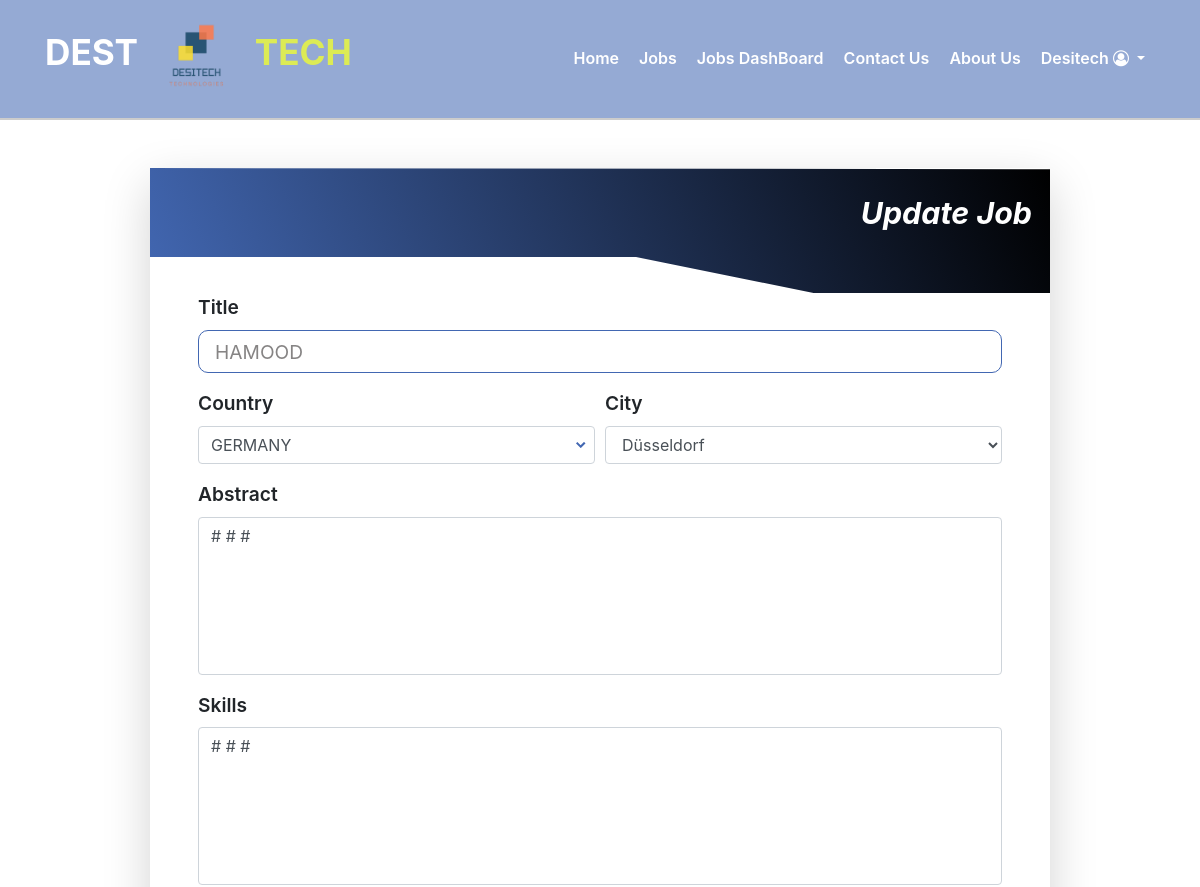
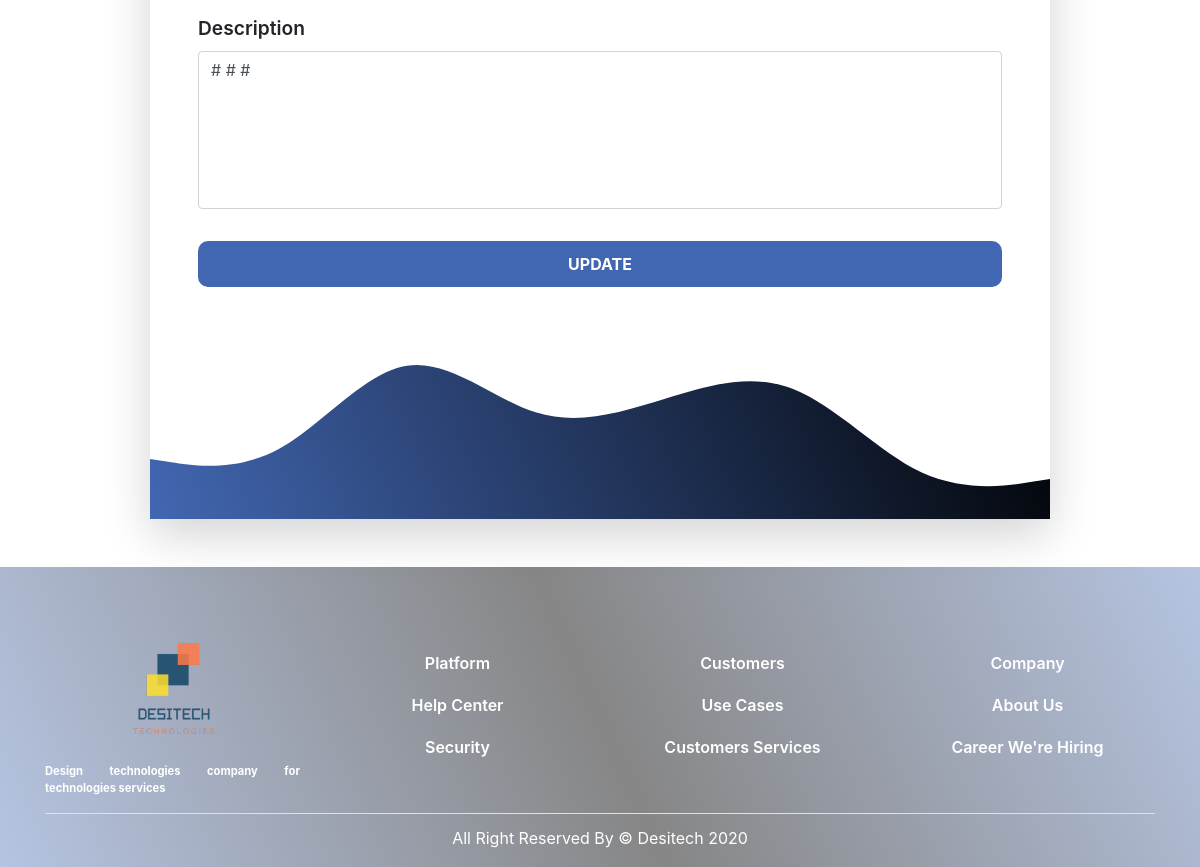
Screenshot of /jobs/42/update/ (signed in) with the database file from the repository (2 pictures, top to bottom).
### accounts/models/User.py (models this page shows, shortened)
class User (AbstractBaseUser , PermissionsMixin):
    email = models.EmailField(unique=True , null=False)
    is_staff = models.BooleanField(default=True)
    is_active = models.BooleanField(default=True)
    is_superuser = models.BooleanField(default=False)
    COMPANY = 1
    JOB_SEEKER = 2
    REQUIRED_FIELDS = ['user_type']
    USERNAME_FIELD = 'email'
    _TYPE = ((COMPANY , 'company') , (JOB_SEEKER , 'job_seeker') )
    user_type  = models.PositiveSmallIntegerField (choices=_TYPE  )
    @property
    def is_company (self):
        if self.user_type == 1:
            return True
        return False
    objects = UserManager ()

### accounts/models/CompanyProfile.py (models this page shows)
class Company_profile (models.Model):
    user = models.OneToOneField(settings.AUTH_USER_MODEL, on_delete=models.CASCADE , primary_key=True)
    Name =models.CharField(max_length=50 )
    country = models.ForeignKey(Country, on_delete=models.SET_NULL , null=True)
    city = models.ForeignKey(City, on_delete=models.SET_NULL , null=True)
    street = models.CharField(max_length=128 , null=True)
    building_number = models.IntegerField(null=True)
    zip_code =  models.CharField("ZIP / Postal code", max_length=12, null=True)
    phone_regex = RegexValidator(regex=r'^\+?1?\d{9,15}$',
                    message="Phone number must be entered in the format: '+999999999'. Up to 15 digits allowed.")
    phone_number = models.CharField( validators=[phone_regex] , max_length=17 , null=True)
    mobile_number = models.CharField( validators=[phone_regex] ,max_length=17 , null=True)

### jobs/models.py (models this page shows, shortened)
class Job (models.Model):
    publish_By =models.ForeignKey(User , on_delete=models.CASCADE)
    title = models.CharField(max_length=50)
    abstract = models.TextField()
    skills = models.TextField()
    description = models.TextField()
    country = models.ForeignKey(Country, on_delete=models.SET_NULL, null=True)
    city = models.ForeignKey(City, on_delete=models.SET_NULL, null=True)
    date = models.DateTimeField(auto_now_add=True)
    job_manger = models.Manager()

### jobs/views/JobUpdateView.py (the view, shortened to what this page needs)
# urls.py: path('<int:pk>/update/',JobUpdateView.JobUpdateView.as_view(),name='job-update'),
@method_decorator(login_decorator, name='dispatch')
@method_decorator(company_is_publish_job, name='dispatch')
@method_decorator(is_company_or_admin, name='dispatch')
@method_decorator(have_profile, name='dispatch')
class JobUpdateView(UpdateView):
    model = Job
    form_class = JobForm
    template_name = 'update_job.html'
    context_object_name = 'job'

### accounts/models/City.py (called while the page is built)
    def __str__(self):
        return self.name

### accounts/models/Country.py (called while the page is built)
    def __str__(self):
        return self.name

### jobs/templates/update_job.html (shortened to what this page needs)
{% extends 'shared/_base.html' %}
{% load static %}
{% block content%}
<section class= 'createjobs my-5 mx-auto'>
        <div class="container">
            <div class="row rounded shadow-lg">
                <div class= "box1">
                    <h2 class= 'text-white text-capitalize text-right'>Update job</h2>
                </div>
                <div class="col-sm-12 px-5">
                    <form method="post" id="Countries" data-cities-url="{% url 'jobs:ajax_load_cities' %}" novalidate>
                      <div class="form-group">
                        <label for="id_title">{{form.title.label}}</label>
                         {{form.title}}
                      </div>
                      <div class="form-row">
                         <div class="form-group col-md-6">
                                <label for="city">{{form.country.label}}</label>
                                {{form.country}}
                            </div>
                            <div class="form-group col-md-6">
                                <label for="city">{{form.city.label}}</label>
                                {{form.city}}
                            </div>
                      </div>
                      <div class="form-group">
                                <label for="id_skills">{{form.abstract.label}}</label>
                                {{form.abstract}}
                        </div>
                        <div class="form-group">
                            <label for="id_skills">{{form.skills.label}}</label>
                             {{form.skills}}
                        </div>
                        <div class="form-group">
                            <label for="id_skills">{{form.description.label}}</label>
                             {{form.description}}
                        </div>
                          <div class="form-group">
                           <button type="submit"  class='btn  my-3 text-uppercase'  id="myBtn">UpDate</button>
                          </div>
                    </form>
                </div>
                <div class= "box">
                </div>
            </div>
        </div>
    </section>
{% endblock %}

### templates/shared/_base.html (shortened to what this page needs)
<!DOCTYPE html>
{% load static %}
<html lang="en">
{% block head %}
<head>
    <link rel="stylesheet" href="https://maxcdn.bootstrapcdn.com/bootstrap/4.5.0/css/bootstrap.min.css">
    <link rel="stylesheet" href="https://cdnjs.cloudflare.com/ajax/libs/font-awesome/4.7.0/css/font-awesome.min.css">
    <link rel="stylesheet" href="https://cdnjs.cloudflare.com/ajax/libs/intl-tel-input/17.0.3/css/intlTelInput.min.css" />
    <link rel="stylesheet" href="{% static 'css/style.css' %}">
    <link rel="stylesheet" href="https://stackpath.bootstrapcdn.com/bootstrap/4.4.1/css/bootstrap.min.css"/>
    <link rel="stylesheet" href="https://cdnjs.cloudflare.com/ajax/libs/font-awesome/4.7.0/css/font-awesome.css"/>
    <link rel="stylesheet" href="https://cdnjs.cloudflare.com/ajax/libs/intl-tel-input/17.0.3/css/intlTelInput.min.css" />
    <link rel="stylesheet" href="https://cdnjs.cloudflare.com/ajax/libs/animate.css/4.0.0/animate.min.css"/>
  </head>
{% endblock head %}
<body>
<header class= 'header'>
            <div class="container">
                <nav class="navbar navbar-expand-lg navbar-light">
                    <a class="navbar-brand d-flex align-items-center justify-content-center"  href="{% url 'home' %}">
                        <h1 class="text-uppercase">dest
                            <img src= {% static 'img/logo.png' %} alt= 'logo' class="img-fluid animate__animated animate__pulse animate__infinite infinite">
                            <span >tech</span></h1>
                    </a>
                    <div class="collapse navbar-collapse" id="navbarcollapse">
                      <ul class="navbar-nav ml-auto text-capitalize">
                        <li class="nav-item active">
                          <a class="nav-link" href="{% url 'home' %}">home </a>
                        </li>
                        <li class="nav-item">
                           <a class="nav-link" href="{% url 'jobs:all-jobs-list' %}">jobs</a>
                        </li>
                         {% if user.is_company or user.is_superuser %}
                          <li class="nav-item">
                              <a class="nav-link" href="{% url 'jobs:my-jobs' %}">jobs dashBoard</a>
                          </li>
                        {% endif %}
                        <li class="nav-item">
                             <a class="nav-link" href="{% url 'contact-us' %}">contact us</a>
                        </li>
                         <li class="nav-item">
                             <a class="nav-link" href="{% url 'about-us' %}">about us</a>
                        </li>
                        <li class="nav-item dropdown">
                          <a class="nav-link dropdown-toggle" href="#" id="account" role="button" data-toggle="dropdown" aria-haspopup="true" aria-expanded="false">
                             {% if not user.is_authenticated %}
                                account
                            {% elif user.is_company %}
                                {{user.company_profile.Name}}
                            {% elif user.is_job_seeker %}
                                {{user.job_seeker_profile.Name}}
                            {% endif %}
                            <i class="fa fa-user-circle-o" aria-hidden="true"></i>
                          </a>
                        </li>
                      </ul>
                    </div>
                  </nav>
            </div>
    </header>
    {% block content %} {% endblock %}
<footer>
        <div class="footer-top mt-5">
            <div class="container">
                <div class="row align-items-center justify-content-center text-center">
                    <div class=" col-md-3 col-sm-6 one mt-3">
                    <img src="{% static 'img/logo.png' %}" alt="" class="img-fluid" width="150px" height="150px">
                        <p class="lead">Design technologies company for technologies services
                        </p>
                    </div>
                    <div class=" col-md-3 col-sm-6 two mt-3 ">
                        <ul class= 'list-unstyled'>
                            <li class= ''><a href="#">platform</a></li>
                            <li class= '' ><a href="#">help center</a></li>
                            <li class= ''><a href="#">security</a></li>
                        </ul>
                    </div>
                    <div class="col-md-3 col-sm-6 two mt-3">
                        <ul class= 'list-unstyled'>
                            <li class= ''><a href="#">customers</a></li>
                            <li class= '' ><a href="#">use cases</a></li>
                            <li class= ''><a href="#">customers services</a></li>
                        </ul>
                    </div>
                    <div class="col-md-3 col-sm-6 two mt-3">
                        <ul class= 'list-unstyled'>
                            <li class= ''><a href="#">company</a></li>
                            <li class= '' ><a href="#">about us</a></li>
                            <li class= ''><a href="#">career we're hiring</a></li>
                        </ul>
                    </div>
                </div>
                <p class= 'footer-text text-capitalize mb-0 py-3 border-top'>
                    all right reserved by &copy; desitech 2020
                </p>
            </div>
        </div>
    </footer>
</body>
</html>

### static/css/style.css (style rules this page uses)
input[type=email], input[type=password], input[type=text] { padding-left: 2%; }
.form-control, input[type=email], input[type=password], input[type=text] { outline: none; width: 100%; border: 1px solid #4267b2; font-size: 1.2rem; line-height: 1.8; text-transform: capitalize; border-radius: 10px; }
.form-control::placeholder, input[type=email], input[type=password], input[type=text] { color: rgb(134, 132, 132); }
.select { background-image: url(/static/img/Component.png) !important; background-repeat: no-repeat; background-position: 98% 50%; -webkit-appearance: none; -moz-appearance: none; appearance: none; }
#myBtn { width: 100%; background: #4267b2; color: #fff !important; border-radius: 10px; font-weight: bold; transition: 0.3s; line-height: 2; }
.header { background: #4267b2; border-bottom: 2px solid#ccc; }
.createjobs { width: 75%; }
.box, .box1 { width: 100%; background: linear-gradient(66deg, #4267b2, #000); }
.box1 { clip-path: polygon(100% 1%, 100% 100%, 74% 100%, 54% 71%, 0% 71%, 0% 0%); }
.box1 h2 { padding: 3% 2% 6% 0%; font-weight: 700; font-size: 1.9rem; font-style: italic; }
label, .col-form-label { text-transform: capitalize; font-weight: 600; font-size: 1.2rem; }
textarea.form-control { width: 100%; height: 400px; max-height: 400px; }
* { margin: 0; padding: 0; box-sizing: border-box; }
body { height: 1000px; }
.header { background: #4267b28e; border-bottom: 2px solid#ccc; }
.header .navbar { padding: 0; }
.navbar-brand img { width: 100px; height: 100px; padding: 0; }
.navbar-brand h1 { color: #fff; font-size: 2.2rem; font-weight: bolder; }
.navbar-brand h1 span { color: rgb(220, 235, 85); }
.header .navbar #navbarcollapse .nav-item .nav-link { color: #fff; font-size: 1rem; font-weight: 600; padding: 15px 10px 15px; line-height: 1.2; }
.dropdown-toggle::after { content: none; }
.footer-top { background: linear-gradient(66deg, #4267b263, rgba(0, 0, 0, 0.473), #4267b263); padding: 30px 0 5px; color: #fff; }
.one p { font-size: 0.7rem; text-align: left; text-align: justify; font-weight: bold; }
.two ul li { padding: 5px 0; line-height: 2; }
.two ul li a { color: #fff !important; text-decoration: none; text-transform: capitalize; font-weight: 600; }
.footer-text { text-align: center; color: #fff; line-height: 1; }

### rows the page displays
User: company_profile.Name "Desitech"
Job: title "HAMOOD", country "GERMANY", city "Düsseldorf", abstract "# # #", skills "# # #", description "# # #"
